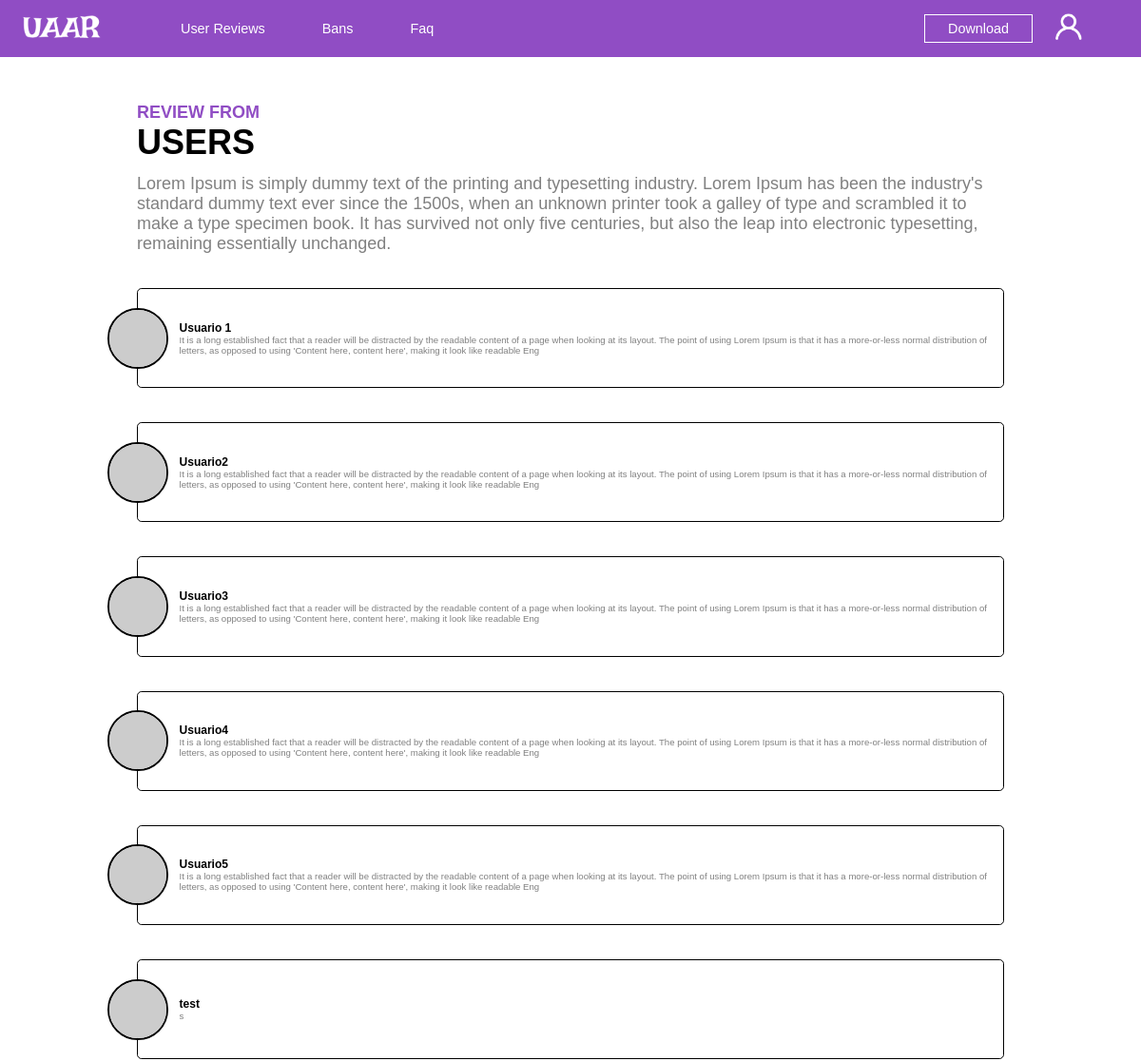
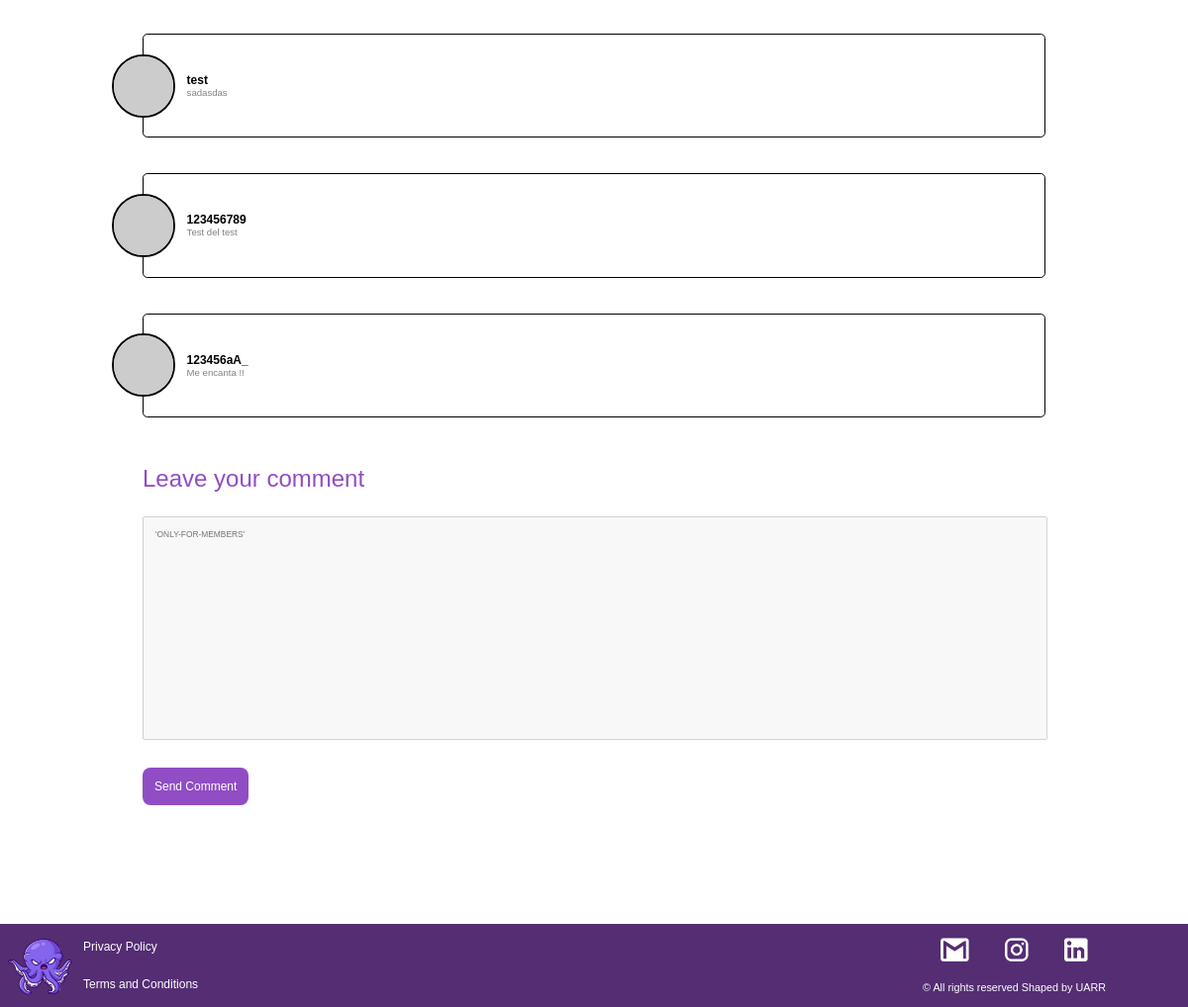
Page /user_review/ on the committed database (2 pictures, top to bottom).
### web/models.py (models this page shows, shortened)
class reviews(models.Model):
    username = models.CharField(max_length=100)
    review = models.CharField(max_length=300)

### web/views.py (the view)
# urls.py: path('user_review/', views.user_review, name='user_review'),
def user_review(request):
    if request.user.is_authenticated:
        user_info = ""
        more_user_info = ""
    else:
        user_info = "disabled"
        more_user_info = "placeholder='ONLY-FOR-MEMBERS'"
    reviews_search = reviews.objects.all()
    context = {
        "reviews" : reviews_search,
        "user_info" : user_info,
        "more_user_info":more_user_info,
    }
    if request.method == 'POST':
        username = request.user.username
        comment = request.POST.get('comment', '')
        nueva_review = reviews(username=username, review=comment)
        nueva_review.save()
        return render(request, 'web/user_reviews.html', context)
    return render(request, 'web/user_reviews.html',context)

### web/templates/web/user_reviews.html (shortened to what this page needs)
<!DOCTYPE html>
<html lang="en">
<head>
        {% load static %}
    <link rel="stylesheet" href="{% static 'web/user_reviews.css' %}">
</head>
<body>
{% include "web/header.html" %}
<div class="top-text-user">
    <h1>REVIEW FROM<br><span>USERS</span> </h1>
    <p>Lorem Ipsum is simply dummy text of the printing and typesetting industry. Lorem Ipsum has been the industry's standard dummy text ever since the 1500s, when an unknown printer took a galley of type and scrambled it to make a type specimen book. It has survived not only five centuries, but also the leap into electronic typesetting, remaining essentially unchanged. </p>
</div>
{% for review in reviews %}
    <div class="container">
        <img class="perfil" src="https://api.dicebear.com/7.x/thumbs/svg?seed={{forloop.counter}}" alt="">
        <div class="container2">
            <p class="username"><strong>{{review.username}}</strong></p>
            <p class="text">{{review.review}}</p>
        </div>
    </div>
{% endfor %}
    <div class="leave-a-comment">
        <form method="post" action="/user_review/">
            <label for="comment">Leave your comment <br></label>
            <textarea {{user_info}} {{more_user_info}} type="text" id="comment" name="comment" required></textarea>
            <br>
            <button type="submit" {{user_info}}>Send Comment</button>
        </form>
    </div>
{% include "web/footer.html" %}
</body>
</html>

### web/templates/web/header.html
{% load static %}
<link rel="stylesheet" href="{% static 'web/header.css' %}">
<header>
  <div class="left-section-header">
  <a href="/"><img src="{% static 'web/images/UAAR.png' %}" alt="web_logo" srcset=""></a>
  <div class="text-header-section">
    <a href="/user_review"><p>User Reviews</p></a>
    <a href=""><p>Bans</p></a>
    <a href="/faq"><p>Faq</p></a>
  </div>
  </div>
  <div class="right-section-header">
    <a href="https://doc-5c-0k-drive-data-export.googleusercontent.com/download/m3ii09ekm8koukvbfdf47qo8uvg5k9iu/h1oqb7ci8127d80vecss95uufo0n9dju/1703106000000/6301814a-a45d-4e35-94f6-661a226e8fa6/114707453998202856104/ADt3v-M9Dq9cdTRqGBQpQW8KgT7M6RnRTNO62DnqETN8GV79yrAiYMFvHUd0j-jklQ5ed4Ile78ua1ZwS5RB05S27qLGfRjoxMG523JIvpZY8lNh6DoHc0MZ9n9IrSNzt3XOef8HUZJehpY5GrLww1oe1ZB2p7RAKm1mQYNkTV1aDiK-JG-MgbeqKQhoSsMuNF0Da6F_2YLRwstNz5MOH7Oqbx86cvuXC7EH9A-jhKP4oSr0hB4oGqF87Ne9RYj703eYDPnlt0sPTIn9A8KTeD0rip67IgtkwlFa4uiP8fcrMNCzzbWgIqUb9ziR3g3ZjPbphL79oLYI?authuser=0&nonce=fln7ghq6m5nt2&user=114707453998202856104&hash=ps92ovuo1ff4f6d3bk6h7l47j88gt0ec">Download</a>
    <a href="{{user_page}}"><img src="{% static 'web/images/user.png' %}" alt="user_image" srcset=""></a>
  </div>
</header>

### web/templates/web/footer.html
{% load static %}
<link rel="stylesheet" href="{% static 'web/footer.css' %}">
<footer>
    <div class="footer-left-section">
        <img src="{% static 'web/images/footer-logo.png' %}" alt="footer-app-logo">
        <div class="left-text-section">
            <a href="/policity/"><p>Privacy Policy</p></a>
            <a href="/terms_and_conditions/"><p>Terms and Conditions</p></a>
        </div>
    </div>
    <div class="footer-right-section">
        <div class="social-links-sections">
            <a href=""><img src="{% static 'web/images/gmail.png' %}" alt="gmail-logo"></a>
            <a href=""><img src="{% static 'web/images/instagram.png' %}" alt="gmail-logo"></a>
            <a href=""><img src="{% static 'web/images/linkedin.png' %}" alt="gmail-logo"></a>
        </div>
        <p>© All rights reserved Shaped by UARR</p>
    </div>
</footer>

### web/static/web/user_reviews.css (style rules this page uses)
* { margin:0px; padding:0px; font-family: Impact, Haettenschweiler, 'Arial Narrow Bold', sans-serif; }
.container { min-height: 12vh; margin-top: 3vw; margin-left: 12vw; margin-right: 12vw; display: flex; justify-items: center; align-items: center; gap: 1vw; border: 0.1vw solid black; padding: 0.3vw 0.3vw 0.3vw; height: auto; border-radius: 0.4vw; }
.perfil { height: 5vw; border-radius: 3vw; border: 0.2vw solid black; margin-left: -3vw; }
.username { font-size: 1vw; }
.text { font-size: 0.8vw; color: gray; }
.leave-a-comment { margin-left: 12vw; margin-right: 12vw; margin-top: 4vw; }
html body div.leave-a-comment form label { color: #904DC4; font-size: 2vw; }
html body div.leave-a-comment form button { margin-top: 3vh; padding: 1vw 1vw; background: #904DC4; color: white; font-size: 1vw; border: none; border-radius: 1vh; cursor: pointer; }
html body div.top-text-user h1 { font-size: 1.5vw; color: #904DC4; font-weight: 600; }
html body div.top-text-user h1 span { font-size: 3vw; color: black; }
html body div.top-text-user p { font-size: 1.5vw; color: gray; margin-top: 1vw; margin-bottom: 1vw; }
.top-text-user { margin-left: 12vw; margin-right: 12vw; margin-top: 4vw; }
textarea { width: 74vw; height: 25vh; margin-top: 3vh; padding: 1vw; resize: none; font-size: 0.7vw; }

### web/static/web/header.css (style rules this page uses)
* { margin:0px; padding:0px; font-family: Impact, Haettenschweiler, 'Arial Narrow Bold', sans-serif; }
header { background: #904DC4; justify-content: left; align-content: center; display: flex; height: 5vw; align-items: center; }
.left-section-header { width: 60vw; display: flex; align-items: center; }
.left-section-header img { height: 2vw; margin-left: 2vw; }
.text-header-section { display: flex; margin-left: 2vw; justify-items: center; align-items: center; }
.text-header-section a { text-decoration: none; color: white; margin-left: 5vw; }
.text-header-section a p { font-size: 1.2vw; }
.right-section-header { display: flex; align-items: center; gap: 2vw; margin-left: 21vw; }
.right-section-header > a:nth-child(1) { text-decoration: none; color: white; font-size: 1.2vw; border: 1px solid white; padding: 0.5vw 2vw; }
.right-section-header > a:nth-child(2) img { height: 2.3vw; }

### web/static/web/footer.css (style rules this page uses)
* { margin:0px; padding:0px; font-family: Impact, Haettenschweiler, 'Arial Narrow Bold', sans-serif; }
footer { background: #542D73; display: flex; margin-top: 15vh; align-content: center; justify-items: center; align-items: center; gap: 61vw; min-height: 9vh; height: auto; }
.footer-left-section { display: flex; justify-items: center; align-items: center; }
.footer-left-section img { height: 7vw; }
.left-text-section { color: white; display: grid; grid-template-columns: repeat(1, 6fr); font-size: 1vw; gap: 3vh; }
.left-text-section a { text-decoration: none; color: white; margin: 0vh; }
.footer-right-section { display: grid; grid-template-columns: repeat(1, 6fr); align-items: center; justify-items: center; height: 9vh; }
.social-links-sections { gap: 3vw; display: flex; }
.social-links-sections a img { height: 2vw; }
html body footer div.footer-right-section p { color: white; font-size: 0.9vw; }

### rows in the picture
reviews: username "Usuario 1", review "It is a long established fact that a reader will be distracted by the readable content of a page when looking at its layout. The point of using Lorem Ipsum is that it has a more-or-less normal distribution of letters, as opposed to using 'Content here, content here', making it look like readable Eng"
reviews: username "Usuario2", review "It is a long established fact that a reader will be distracted by the readable content of a page when looking at its layout. The point of using Lorem Ipsum is that it has a more-or-less normal distribution of letters, as opposed to using 'Content here, content here', making it look like readable Eng"
reviews: username "Usuario3", review "It is a long established fact that a reader will be distracted by the readable content of a page when looking at its layout. The point of using Lorem Ipsum is that it has a more-or-less normal distribution of letters, as opposed to using 'Content here, content here', making it look like readable Eng"
reviews: username "Usuario4", review "It is a long established fact that a reader will be distracted by the readable content of a page when looking at its layout. The point of using Lorem Ipsum is that it has a more-or-less normal distribution of letters, as opposed to using 'Content here, content here', making it look like readable Eng"
reviews: username "Usuario5", review "It is a long established fact that a reader will be distracted by the readable content of a page when looking at its layout. The point of using Lorem Ipsum is that it has a more-or-less normal distribution of letters, as opposed to using 'Content here, content here', making it look like readable Eng"
reviews: username "test", review "s"
reviews: username "test", review "sadasdas"
reviews: username "123456789", review "Test del test"
reviews: username "123456aA_", review "Me encanta !!"
